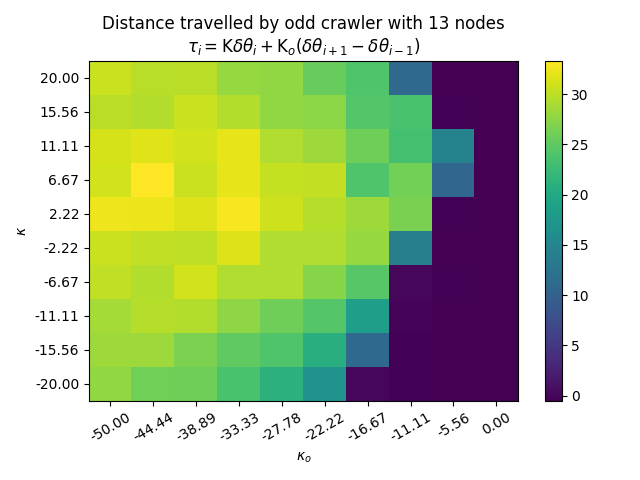

The script that saved this image:
from tensordict import TensorDict
from metamaterial_envs import crawler_v0
import torch
from tqdm import tqdm
import numpy as np
import os
import matplotlib
import matplotlib.pyplot as plt
matplotlib.use('TkAgg')

num_envs = 10
max_steps = 1000
num_particles = 13

env = crawler_v0.torch_env(num_envs=num_envs, max_steps=max_steps, num_particles=num_particles)

levels = 10

k_range = (-20,20)
ko_range = (-50, 0)

file = f"temp/grid_search_result_{num_particles}_{levels}_{k_range}_{ko_range}.npy"
if os.path.isfile(file):
    results = np.load(file)
else:
    pbar = tqdm(total=levels**2)
    results = np.zeros((levels, levels))
    i = 0
    for k in np.linspace(*k_range, levels):
        j = 0
        for ko in np.linspace(*ko_range, levels):
            def actor(tensordict):
                device = "cpu"
                obs = tensordict["agents", "observation"]
                act = ko * obs[:,:,0] + k * obs[:,:,1]
                act = torch.clip(act, -9, 9)
                return TensorDict(
                    {
                        "agents": TensorDict(
                            {
                                "action": act
                            },
                            batch_size = tensordict["agents"].shape,
                            device = device
                        )
                    },
                    batch_size = tensordict.shape,
                    device = device
                )
            td = env.reset()
            n_iter = 1000
            for _ in range(n_iter):
                action = actor(td)
                td = env.step(action)["next"]
            
            results[i][j] = torch.real(env.pos).mean().item()

            pbar.update()
            j += 1
        i += 1
    pbar.close()
    np.save(file, results)

heatmap = plt.pcolor(results)
plt.yticks(np.arange(levels)+0.5,["{:.2f}".format(x) for x in np.linspace(*k_range, levels)])
plt.ylabel("$\kappa$")
plt.xticks(np.arange(levels)+0.5,["{:.2f}".format(x) for x in np.linspace(*ko_range, levels)], rotation=30)
plt.xlabel("$\kappa_o$")

formula = "$τ_1=Κδθ_1+Κ_oδθ_2$ and $τ_2=Κδθ_2-Κ_oδθ_1$" if num_particles == 4 else "$τ_i=Κδθ_i+Κ_o(δθ_{i+1} - δθ_{i-1})$"

plt.title(f"Distance travelled by odd crawler with {num_particles} nodes\n{formula}")
plt.colorbar(heatmap)
plt.tight_layout()
plt.savefig('grid_search.png')
